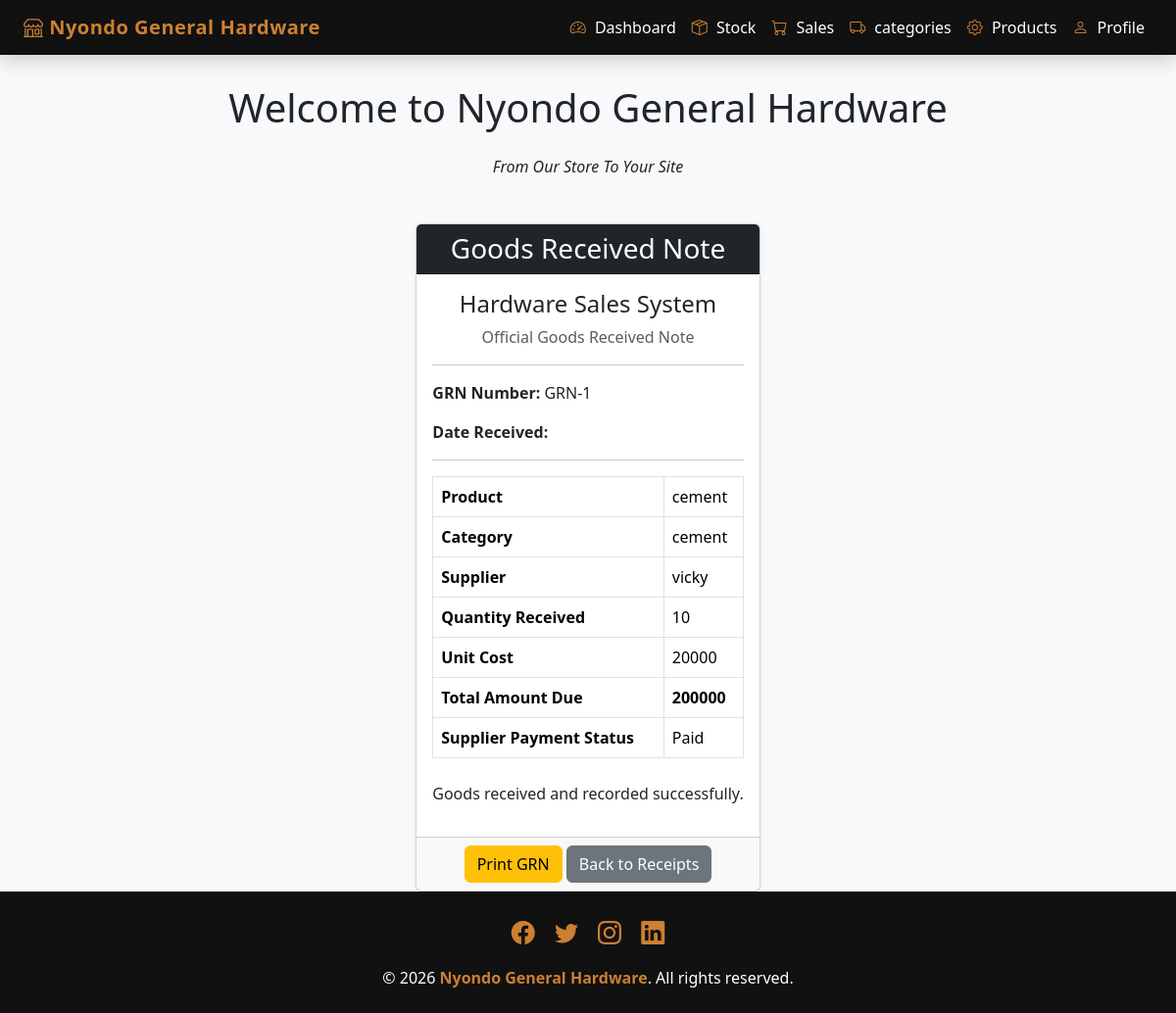
/receipt/1/, run on the app's committed database.
### stockapp/models.py (models this page shows, shortened)
class Stock(models.Model):
    product = models.ForeignKey(Product, on_delete=models.CASCADE)
    supplier = models.CharField(max_length=100)
    quantity = models.IntegerField( default=0)
    unit_cost = models.IntegerField( default=0)
    amount_paid = models.IntegerField( default=0)
    selling_price = models.IntegerField(default=0)
    date = models.DateField(auto_now_add=True)
    is_paid = models.BooleanField(default=True)

### salesapp/models.py (models this page shows, shortened)
class Product(models.Model):
    category_name = models.ForeignKey(Category, on_delete=models.CASCADE)
    product_name = models.CharField(max_length=100)
    unit_price = models.DecimalField(max_digits=100, decimal_places=2, default=0)
    selling_price = models.DecimalField(max_digits=100, decimal_places=2, default=0)
    description = models.TextField(blank=True)

class Category(models.Model):
    category_name = models.CharField(max_length=100, unique=True)
    slug = models.SlugField(unique=True)
    def __str__(self):
        return self.category_name

### stockapp/views.py (the view)
# urls.py: path('receipt/<int:receipt_id>/', views.goods_received_note, name='goods_received_note'),
def goods_received_note(request, receipt_id):
    receipt = get_object_or_404(Stock, id=receipt_id)
    total_amount_due = receipt.quantity * receipt.unit_cost
    return render(request, 'goods_received_note.html', context={'receipt': receipt, 'total_amount_due': total_amount_due})

### stock/stockapp/templates/goods_received_note.html
{% extends 'base.html' %}
{% block content %}
<div class="card shadow-sm mx-auto" style="max-width: 600px;">
    <div class="card-header bg-dark text-white text-center">
        <h3 class="mb-0">Goods Received Note</h3>
    </div>
    <div class="card-body">
        <h4 class="text-center">Hardware Sales System</h4>
        <p class="text-center text-muted">Official Goods Received Note</p>
        <hr>
        <p><strong>GRN Number:</strong> GRN-{{ receipt.id }}</p>
        <p><strong>Date Received:</strong> {{ receipt.date_received|date:"j F Y, H:i" }}</p>
        <hr>
        <table class="table table-bordered">
            <tr>
                <th>Product</th>
                <td>{{ receipt.product.product_name }}</td>
            </tr>
            <tr>
                <th>Category</th>
                <td>{{ receipt.product.category_name }}</td>
            </tr>
            <tr>
                <th>Supplier</th>
                <td>{{ receipt.supplier}}</td>
            </tr>
            <tr>
                <th>Quantity Received</th>
                <td>{{ receipt.quantity }}</td>
            </tr>
            <tr>
                <th>Unit Cost</th>
                <td>{{ receipt.unit_cost }}</td>
            </tr>
            <tr>
                <th>Total Amount Due</th>
                <td><strong>{{ total_amount_due }}</strong></td>
            </tr>
            <tr>
                <th>Supplier Payment Status</th>
                <td>
                    {% if receipt.is_paid %}
                        Paid
                    {% else %}
                        Not Paid
                    {% endif %}
                </td>
            </tr>
        </table>
        <p class="text-center mt-4">Goods received and recorded successfully.</p>
    </div>
    <div class="card-footer text-center no-print">
        <button onclick="window.print()" class="btn btn-warning">Print GRN</button>
        <a href="{% url 'stock_list' %}" class="btn btn-secondary">Back to Receipts</a>
    </div>
</div>
{% endblock %}

### salesapp/templates/base.html (style rules this page uses)
:root { --black: #111111; --bronze: #cd7f32; --white: #ffffff; --light-bg: #f8f9fa; }
body { background-color: var(--light-bg); min-height: 100vh; display: flex; flex-direction: column; }

### data on the page
Stock: id "1", product.product_name "cement", product.category_name "cement", supplier "vicky", quantity "10", unit_cost "20000"

### other printed values
{{ total_amount_due }} "200000"
